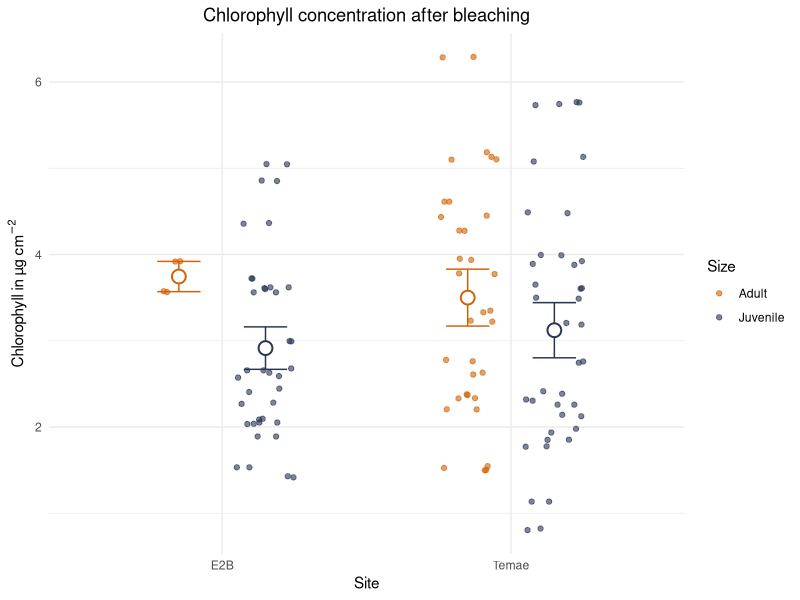
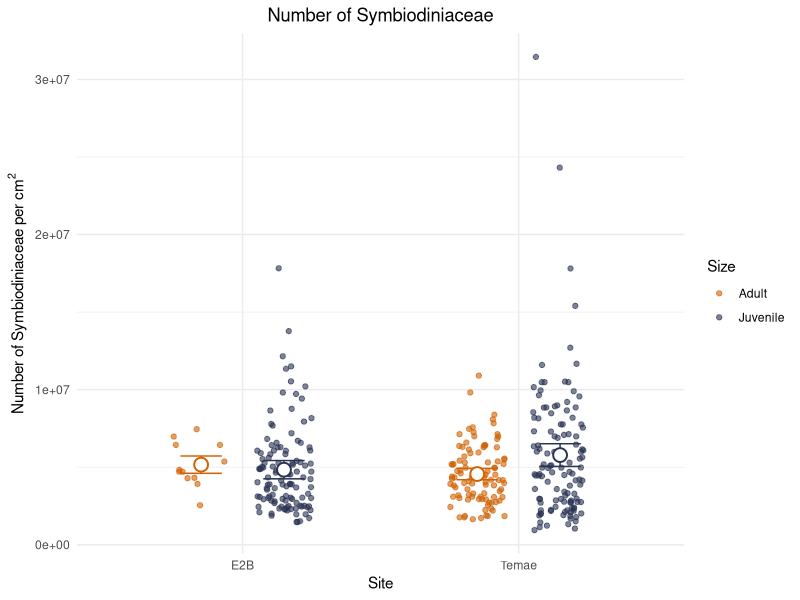

Write R code to recreate these figures, in order. (Note: this script raises an error after producing the figures.)
## ---- chunk 1
library(here)
library(tidyverse)
## ---- chunk 2
dat_chl_after <-read.csv(here("data/dat_chl_after.csv"))

dat_counts_after <- read.csv(here("data/dat_counts_after.csv"))
## ---- chunk 3
dat_chl_afterS <- dat_chl_after %>% 
  group_by(site, size, sample_id) %>% 
  summarise(mean_chl_tot_per_cm2_colony = mean(chl_tot_per_cm2)) %>% 
  group_by(site, size) %>% 
  summarise(mean_chl_tot_per_cm2 = mean(mean_chl_tot_per_cm2_colony),
            n = n(),
            sd = sd(mean_chl_tot_per_cm2_colony),
            se = sd / sqrt(n)
  )
## ---- chunk 4
dat_counts_afterS <- dat_counts_after %>% 
   group_by(site, size, sample_id) %>% 
   summarise(mean_count_per_cm2_colony = mean(count_per_cm2)) %>% 
  group_by(site, size) %>%    summarise(mean_count_per_cm2 = mean(mean_count_per_cm2_colony),
           n = n(),
           sd = sd(mean_count_per_cm2_colony),
           se = sd / sqrt(n)
)
## ---- chunk 5

col_size <- c("Adult" = "#D16103",
              "Juvenile" = "#293352")

dat_chl_after %>% 
  ggplot(aes(x = site, col = size,))+
  geom_point(aes( y = chl_tot_per_cm2), 
             position = position_jitterdodge(jitter.width = .2, 
                                             dodge.width = .6),
             alpha = .6)+
  geom_errorbar(data = dat_chl_afterS, 
                aes(x = site,
                    ymin = mean_chl_tot_per_cm2 - se,
                    ymax = mean_chl_tot_per_cm2 + se),
                position = position_dodge(width = .6),
                width = .3,
                show.legend = F)+
  geom_point(data = dat_chl_afterS, 
             aes(x = site, 
                 y = mean_chl_tot_per_cm2), 
             size = 4,
             position = position_dodge(width = .6), 
             shape = 21, 
             fill = "white", 
             stroke = 1, 
             show.legend = F)+
  labs(x = "Site", 
       y = expression("Chlorophyll in µg"~cm^-2), 
       title = "Chlorophyll concentration after bleaching")+
  scale_colour_manual(values = col_size, name = "Size")+
  theme_minimal()+
  theme(plot.title = element_text(hjust = 0.5))

## ---- chunk 6
dat_counts_afterS <- dat_counts_after %>% 
   group_by(site, size, sample_id) %>% 
   summarise(mean_count_per_cm2_colony = mean(count_per_cm2)) %>% 
  group_by(site, size) %>%    summarise(mean_count_per_cm2 = mean(mean_count_per_cm2_colony),
           n = n(),
           sd = sd(mean_count_per_cm2_colony),
           se = sd / sqrt(n)
)
## ---- chunk 7

plot_symcount_after <- dat_counts_after %>% 
  ggplot(aes(x = site, col = size,))+
  geom_point(aes( y = count_per_cm2), 
             position = position_jitterdodge(jitter.width = .2, 
                                             dodge.width = .6),
             alpha = .6)+
  geom_errorbar(data = dat_counts_afterS, 
                aes(x = site,
                  ymin = mean_count_per_cm2 - se,
                  ymax = mean_count_per_cm2 + se),
                position = position_dodge(width = .6),
                width = .3,
                show.legend = F)+
  geom_point(data = dat_counts_afterS, 
             aes(x = site, 
                 y = mean_count_per_cm2), 
             size = 4,
             position = position_dodge(width = .6), 
             shape = 21, 
             fill = "white", 
             stroke = 1, 
             show.legend = F)+
  labs(x = "Site", 
       y = expression("Number of Symbiodiniaceae per"~cm^2), 
       title = "Number of Symbiodiniaceae")+
  scale_colour_manual(values = col_size, name = "Size")+
  theme_minimal()+
  theme(plot.title = element_text(hjust = 0.5))
plot_symcount_after
## ---- chunk 8
dat_chl_after_persample <- dat_chl_after %>% 
 group_by(sample_id) %>% 
 summarise(chl_tot_per_cm2 = mean(chl_tot_per_cm2))

dat_counts_after_persample <- dat_counts_after %>%      group_by(sample_id) %>% 
  summarise(count_per_cm2 = mean(count_per_cm2))

dat_chl_count_after <- left_join(dat_chl_after_persample,dat_counts_after_persample, by = "sample_id")

dat_chl_count_after <- dat_chl_count_after %>%
  mutate(chl_per_symb = chl_tot_per_cm2 / count_per_cm2 )

## ---- chunk 9
dat_chl_count_after <- left_join(dat_chl_after_persample,
                        dat_counts_after_persample, 
                        by = "sample_id")
## ---- chunk 10

plot_chl_after_persample<- dat_chl_count_after %>% 
  ggplot(aes(x = site, col = size,))+
  geom_point(aes( y = dat_chl_count_after), 
             position = position_jitterdodge(jitter.width = .2, 
                                             dodge.width = .6),
             alpha = .6)+
  geom_errorbar(data = dat_chl_count_after, 
                aes(x = site,
                  ymin = dat_chl_count_after - se,
                  ymax = dat_chl_count_after + se),
                position = position_dodge(width = .6),
                width = .3,
                show.legend = F)+
  geom_point(data = dat_chl_count_after, 
             aes(x = site, 
                 y = dat_chl_count_afteri), 
             size = 4,
             position = position_dodge(width = .6), 
             shape = 21, 
             fill = "white", 
             stroke = 1, 
             show.legend = F)+
  labs(x = "Site", 
       y = expression("Chlorophyll per"~cm^2), 
       title = "Chlorophyll per Symbiodiniaceae")+
  scale_colour_manual(values = col_size, name = "Size")+
  theme_minimal()+
  theme(plot.title = element_text(hjust = 0.5))
plot_chl_after_persample
